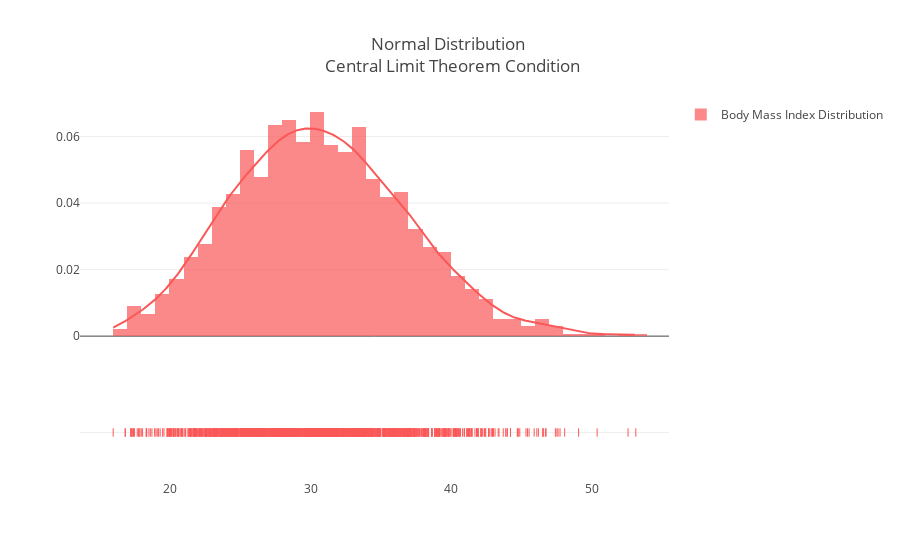

Notebook source saved alongside this figure:
### Markdown cell above
<h3> Is there a Relationship between BMI and Age</h3>
<a id="bmi_age"></a>
<ul>
    <li><b>BMI frequency: </b> Most of the BMI frequency is concentrated between 27 - 33. </li>
    <li><b> Correlations </b> Age and charges have a correlation of 0.29 while bmi and charges have a correlation of 0.19 </li>
    <li><b> Relationship betweem BMI and Age: </b> The correlation for these two variables is 0.10 which is not that great. Therefore, we can disregard that age has a huge influence on BMI. </li>
    </ul>

### Code cell
bmi = [df["bmi"].values.tolist()]
group_labels = ['Body Mass Index Distribution']

colors = ['#FA5858']

fig = ff.create_distplot(bmi, group_labels, colors=colors)
# Add title
fig['layout'].update(title='Normal Distribution <br> Central Limit Theorem Condition')

iplot(fig, filename='Basic Distplot')

### Figure 1 — Plotly figure (JSON) as saved in the notebook; plotly's stock layout.template omitted (floating-point values rounded to 4 significant figures; data arrays with more than 128 entries replaced by an {"elided": "..."} marker saying what was removed)
{"data": [{"autobinx": false, "histnorm": "probability density", "legendgroup": "Body Mass Index Distribution", "marker": {"color": "#FA5858"}, "name": "Body Mass Index Distribution", "opacity": 0.7, "type": "histogram", "uid": "10b0f37c-0858-47d4-b762-e0aded50ee48", "x": {"elided": "1338 float values"}, "xaxis": "x", "xbins": {"end": 53.13, "size": 1, "start": 15.96}, "yaxis": "y"}, {"legendgroup": "Body Mass Index Distribution", "marker": {"color": "#FA5858"}, "mode": "lines", "name": "Body Mass Index Distribution", "showlegend": false, "type": "scatter", "uid": "fe95b662-f523-4d78-9066-93602d9acf5b", "x": {"elided": "500 float values"}, "xaxis": "x", "y": {"elided": "500 float values"}, "yaxis": "y"}, {"legendgroup": "Body Mass Index Distribution", "marker": {"color": "#FA5858", "symbol": "line-ns-open"}, "mode": "markers", "name": "Body Mass Index Distribution", "showlegend": false, "type": "scatter", "uid": "ff63ed16-c94d-400e-a607-3c71ab07feb2", "x": {"elided": "1338 float values"}, "xaxis": "x", "y": {"elided": "1338 str values"}, "yaxis": "y2"}], "layout": {"barmode": "overlay", "hovermode": "closest", "legend": {"traceorder": "reversed"}, "title": {"text": "Normal Distribution <br> Central Limit Theorem Condition"}, "xaxis": {"anchor": "y2", "domain": [0, 1], "zeroline": false}, "yaxis": {"anchor": "free", "domain": [0.35, 1], "position": 0}, "yaxis2": {"anchor": "x", "domain": [0, 0.25], "dtick": 1, "showticklabels": false}}}
